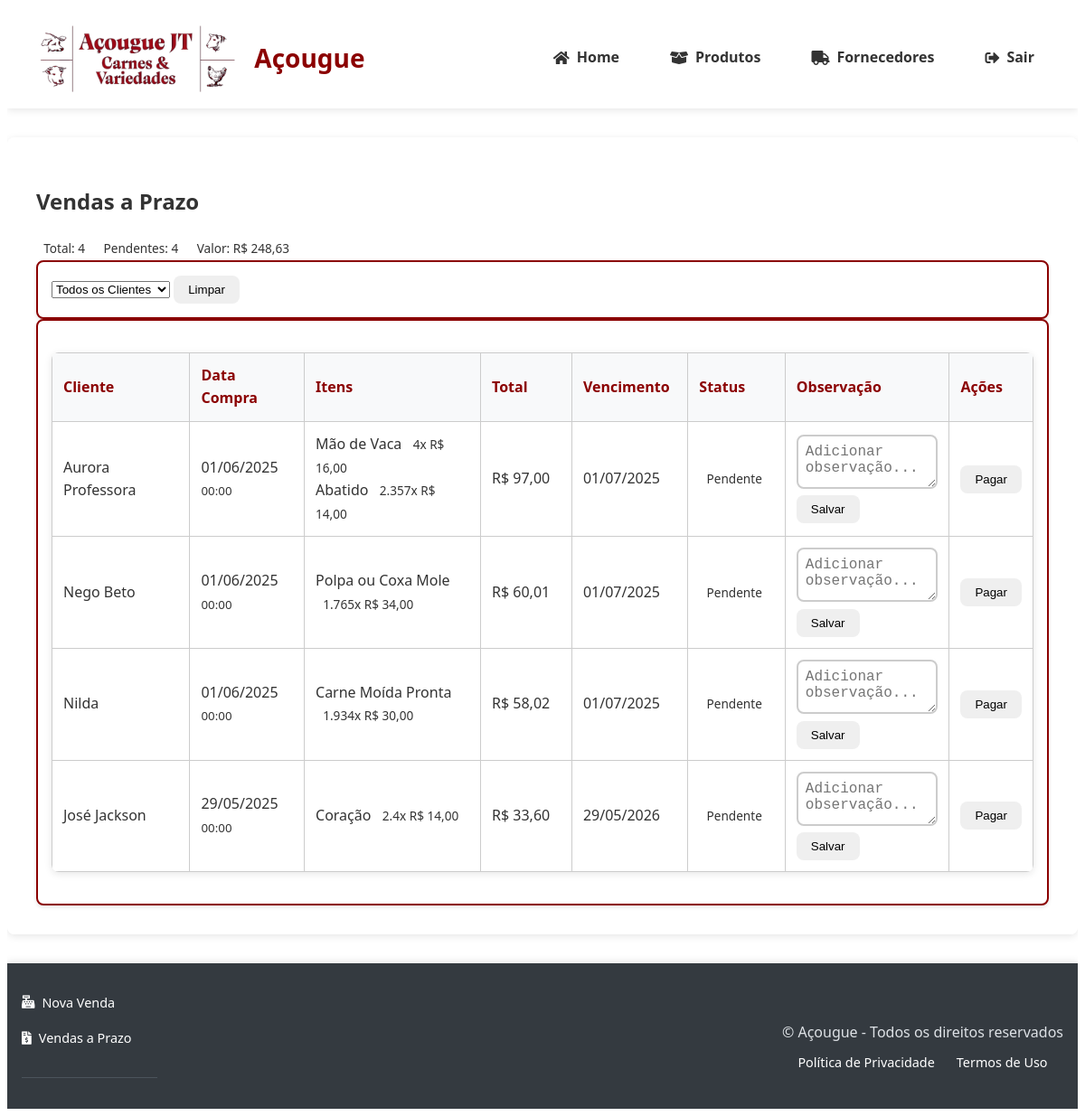
Screenshot of /vendas/listar_vendas_prazo (signed in) with the database file from the repository.
### tables this page shows
CREATE TABLE venda_itens (
                id INTEGER PRIMARY KEY AUTOINCREMENT,
                venda_id TEXT NOT NULL REFERENCES vendas(id),
                produto_id INTEGER NOT NULL REFERENCES produtos(id),
                quantidade INTEGER NOT NULL,
                preco_unitario DECIMAL(10,2) NOT NULL
            );

CREATE TABLE vendas (
                id TEXT PRIMARY KEY,
                data TIMESTAMP DEFAULT CURRENT_TIMESTAMP,
                cliente_cpf TEXT,
                cliente_nome TEXT,  
                total DECIMAL(10,2) NOT NULL,
                metodo_pagamento TEXT NOT NULL,
                usuario_id INTEGER NOT NULL REFERENCES users(id) ON DELETE CASCADE,
                status_pagamento TEXT NOT NULL DEFAULT 'pago',
                data_vencimento DATE,
                observacao TEXT
            );

CREATE TABLE produtos (
                id INTEGER PRIMARY KEY AUTOINCREMENT,
                nome TEXT NOT NULL,
                descricao TEXT,
                categoria TEXT NOT NULL,
                preco DECIMAL(10,2) NOT NULL,
                quantidade INTEGER NOT NULL,
                estoque_minimo INTEGER DEFAULT 0,
                codigo_barras TEXT UNIQUE,
                foto TEXT,
                fornecedor_id INTEGER REFERENCES fornecedores(id) ON DELETE SET NULL,
                data_validade DATE,
                created_at TIMESTAMP DEFAULT CURRENT_TIMESTAMP,
                updated_at TIMESTAMP DEFAULT CURRENT_TIMESTAMP,
                tipo_venda TEXT NOT NULL DEFAULT 'unidade'
            );

### app.py (the view)
@app.route('/vendas/listar_vendas_prazo')
@login_required
@role_required('gerente')
def listar_vendas_prazo():
    letra_filter = request.args.get('letra', '').upper()
    cliente_filter = request.args.get('cliente_filter')
    vendas, clientes, total_vendas, total_pendentes, total_valor_pendente = \
        fetch_vendas_prazo(cliente_filter, letra_filter)
    return render_template(
        'vendas/listar_vendas_prazo.html',
        vendas=vendas,
        total_vendas=total_vendas,
        total_pendentes=total_pendentes,
        total_valor_pendente=total_valor_pendente,
        clientes=clientes
    )

### app.py (called while the page is built)
@app.template_filter('format_currency')
def format_currency(value):
    try:
        return f"R$ {float(value):,.2f}".replace(",", "X").replace(".", ",").replace("X", ".")
    except (ValueError, TypeError):
        return "R$ 0,00"

### banco_dados.py (called while the page is built)
@contextmanager
def get_db_connection():
    db_path = os.environ.get('DB_PATH', 'acougue.db')
    conn = sqlite3.connect(f'file:{db_path}', uri=True)
    conn.row_factory = sqlite3.Row
    conn.execute("PRAGMA foreign_keys = ON")
    try:
        yield conn
    finally:
        conn.close()

### templates/vendas/listar_vendas_prazo.html (shortened to what this page needs)
{% extends 'base.html' %}
{% block content %}
<div class="container-fluid px-4">
    <div class="d-flex justify-content-between align-items-center mb-4">
        <h2 class="mb-0">Vendas a Prazo</h2>
        <div class="total-info d-flex gap-2">
            <span class="badge bg-primary fs-6">Total: {{ total_vendas }}</span>
            <span class="badge bg-warning text-dark fs-6">Pendentes: {{ total_pendentes }}</span>
            <span class="badge bg-danger fs-6">Valor: {{ total_valor_pendente|format_currency }}</span>
        </div>
    </div>
    <div class="card mb-4 shadow-sm">
        <div class="card-body py-2">
            <form method="GET" action="{{ url_for('listar_vendas_prazo') }}">
                <div class="input-group">
                    <select name="cliente_filter"
                            class="form-select"
                            onchange="this.form.submit()"
                            title="Filtrar por cliente específico">
                        <option value="">Todos os Clientes</option>
                    </select>
                    <button type="button"
                            class="btn btn-outline-secondary"
                            onclick="this.form.cliente_filter.value=''; this.form.submit()"
                            title="Remover filtro de cliente">
                        Limpar
                    </button>
                </div>
            </form>
        </div>
    </div>
    <div class="card shadow-lg">
        <div class="card-body p-0">
            <div class="table-responsive">
                <table class="table table-hover align-middle mb-0">
                    <thead class="table-light">
                        <tr>
                            <th style="width: 15%">Cliente</th>
                            <th style="width: 12%">Data Compra</th>
                            <th style="width: 20%">Itens</th>
                            <th class="text-end" style="width: 10%">Total</th>
                            <th style="width: 12%">Vencimento</th>
                            <th style="width: 10%">Status</th>
                            <th style="width: 18%">Observação</th>
                            <th style="width: 13%">Ações</th>
                        </tr>
                    </thead>
                    <tbody>
                        {% for venda in vendas %}
                        <tr class="{% if venda.vencida %}table-warning{% endif %}">
                            <td class="fw-semibold">{{ venda.cliente_nome }}</td>
                            <td>
                                <div class="text-secondary">
                                    {{ venda.data.strftime('%d/%m/%Y') if venda.data else '-' }}
                                </div>
                                <small class="text-muted">
                                    {{ venda.data.strftime('%H:%M') if venda.data else '' }}
                                </small>
                            </td>
                            <td>
                                {% if venda.itens %}
                                <div class="d-flex flex-column gap-1">
                                    {% for item in venda.itens %}
                                    <div class="d-flex justify-content-between">
                                        <span class="text-truncate" style="max-width: 120px">{{ item.nome }}</span>
                                        <span class="badge bg-light text-dark">
                                            {{ item.quantidade }}x {{ item.preco_unitario|format_currency }}
                                        </span>
                                    </div>
                                    {% endfor %}
                                </div>
                                {% else %}
                                <span class="text-muted fst-italic">Sem itens</span>
                                {% endif %}
                            </td>
                            <td class="text-end fw-bold text-success">
                                {{ venda.total|format_currency }}
                            </td>
                            <td>
                                <div class="d-flex align-items-center gap-1">
                                    {{ venda.data_vencimento.strftime('%d/%m/%Y') if venda.data_vencimento else '-' }}
                                </div>
                            </td>
                            <td>
                                <span class="badge rounded-pill bg-{% if venda.status_pagamento == 'pendente' %}warning{% else %}success{% endif %}">
                                    {{ 'Pendente' if venda.status_pagamento == 'pendente' else 'Pago' }}
                                </span>
                            </td>
                            <td>
                                <form method="POST" action="{{ url_for('adicionar_observacao_venda_prazo', venda_id=venda.id) }}">
                                    <div class="input-group">
                                        <textarea name="observacao"
                                                  class="form-control form-control-sm"
                                                  rows="2"
                                                  placeholder="Adicionar observação..."
                                                  style="min-height: 60px">{{ venda.observacao or '' }}</textarea>
                                    </div>
                                    <button type="submit" class="btn btn-sm btn-primary mt-1 w-100">
                                        Salvar
                                    </button>
                                </form>
                            </td>
                            <td class="text-center">
                                {% if venda.status_pagamento == 'pendente' %}
                                <form method="POST" action="{{ url_for('pagar_venda_prazo', venda_id=venda.id) }}">
                                    <button type="submit" class="btn btn-sm btn-success w-100">
                                        Pagar
                                    </button>
                                </form>
                                {% else %}
                                <span class="text-muted small">Finalizado</span>
                                {% endif %}
                            </td>
                        </tr>
                        {% endfor %}
                    </tbody>
                </table>
            </div>
        </div>
    </div>
</div>
{% endblock %}

### static/styles.css (style rules this page uses)
:root { --primary-color: #8B0000; --secondary-color: #6e0000; --background-light: #f8f9fa; --text-dark: #333; --text-light: #fff; --border-radius: 0.5rem; --box-shadow: 0 2px 8px rgba(0,0,0,0.1); }
body { font-family: 'Segoe UI', Tahoma, Geneva, Verdana, sans-serif; color: var(--text-dark); line-height: 1.6; }
.card { background: #fff; border: 2px solid var(--primary-color); border-radius: var(--border-radius); padding: 1rem; box-shadow: var(--box-shadow); }
*, *::before, *::after { box-sizing: border-box; }
html, body { overflow-x: hidden; }
table { width: 100%; border-collapse: collapse; margin: 1rem 0; }
th, td { padding: 12px; text-align: left; border-bottom: 1px solid #ddd; }
th { background-color: #8B0000; color: white; }
.card { background: #fff; padding: 15px; border-radius: 8px; box-shadow: 0 2px 4px rgba(0,0,0,0.1); }
table { width: 100%; border-collapse: collapse; margin: 20px 0; background: white; }

### rows the page displays
venda_itens: cliente_nome "Aurora Professora", data "01/06/2025", data "00:00", nome "Abatido", quantidade "2.357", preco_unitario "R$ 14,00", total "R$ 97,00", data_vencimento "01/07/2025"
venda_itens: nome "Mão de Vaca", quantidade "4", preco_unitario "R$ 16,00"
vendas: status_pagamento "Pendente"
venda_itens: cliente_nome "Nego Beto", data "01/06/2025", data "00:00", nome "Polpa ou Coxa Mole", quantidade "1.765", preco_unitario "R$ 34,00", total "R$ 60,01", data_vencimento "01/07/2025"
vendas: status_pagamento "Pendente"
venda_itens: cliente_nome "Nilda", data "01/06/2025", data "00:00", nome "Carne Moída Pronta", quantidade "1.934", preco_unitario "R$ 30,00", total "R$ 58,02", data_vencimento "01/07/2025"
vendas: status_pagamento "Pendente"
venda_itens: cliente_nome "José Jackson", data "29/05/2025", data "00:00", nome "Coração", quantidade "2.4", preco_unitario "R$ 14,00", total "R$ 33,60", data_vencimento "29/05/2026"
vendas: status_pagamento "Pendente"

### other values shown
{{ total_vendas }} "4"
{{ total_pendentes }} "4"
{{ total_valor_pendente|format_currency }} "R$ 248,63"
